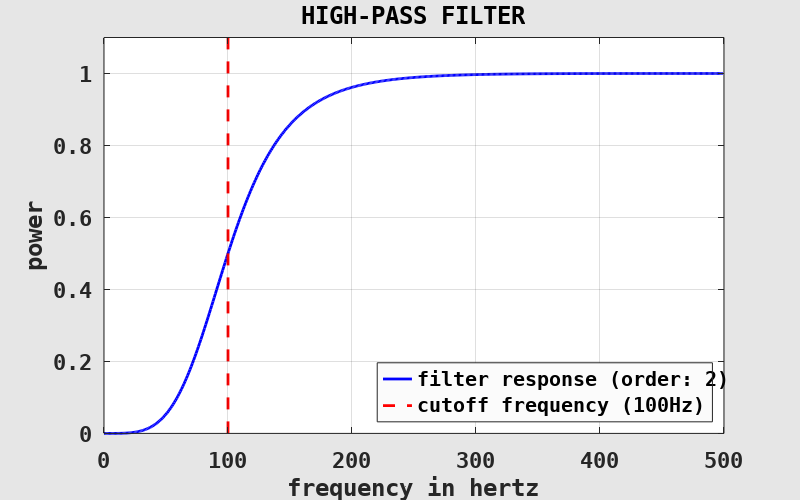
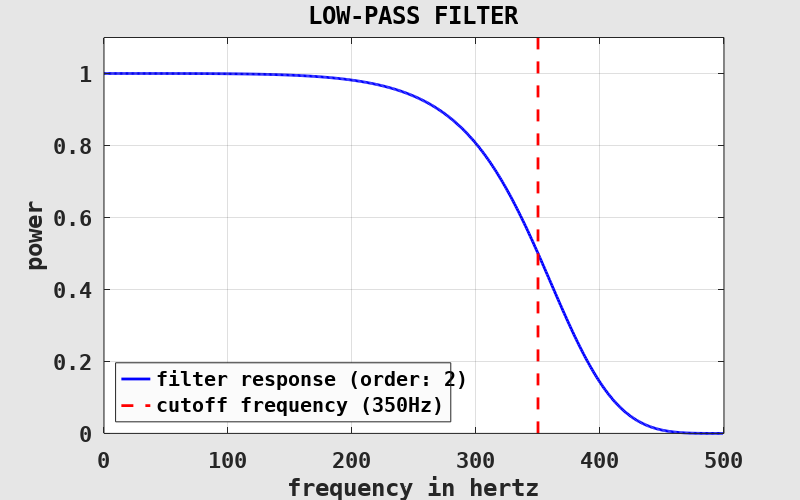

The MATLAB source for these figures, in order:
clearvars( '-except', '-regexp', '^fig\d*$' );

	% -----------------------------------------------------------------------
	% setup commonly used second-order Butterworth filters
	% -----------------------------------------------------------------------
fS = 1000; % sampling rate

m = 2; % filter order
cuthigh = 100; % cutoff frequencies
cutlow = 350;

[bl, al] = butter( m, cutlow / (fS/2), 'low' ); % filter coefficients
[bh, ah] = butter( m, cuthigh / (fS/2), 'high' );

	% -----------------------------------------------------------------------
	% get filter response
	% -----------------------------------------------------------------------
[hl, fl] = freqz( bl, al, 512, fS );
[hh, fh] = freqz( bh, ah, 512, fS );

	% -----------------------------------------------------------------------
	% plot high-pass filter
	% THIS PART IS NOT IMPORTANT FOR FOLLOWING THE LECTURE!
	% -----------------------------------------------------------------------
if exist( 'fig1', 'var' ) ~= 1 || ~ishandle( fig1 ) % prepare figure window
	fig1 = figure( ...
		'Color', [0.9, 0.9, 0.9], 'InvertHardcopy', 'off', ...
		'PaperPosition', [0, 0, 8, 5], ...
		'defaultAxesFontName', 'DejaVu Sans Mono', 'defaultAxesFontSize', 16, 'defaultAxesFontWeight', 'bold', ...
		'defaultAxesNextPlot', 'add', ...
		'defaultAxesBox', 'on', 'defaultAxesLayer', 'top', ...
		'defaultAxesXGrid', 'on', 'defaultAxesYGrid', 'on' );
end

figure( fig1 ); % set and clear current figure
clf( fig1 );

set( fig1, 'Name', 'HIGH-PASS FILTER' ); % set labels
title( get( fig1, 'Name' ) );

xlabel( 'frequency in hertz' );
ylabel( 'power' );

xlim( [0, fS/2] );
ylim( [0, 1] * 1.1 );

plot( fh, abs( hh ).^2, ... % plot filter response
	'Color', 'blue', 'LineWidth', 2 );

plot( [1, 1] * cuthigh, get( gca(), 'XLim' ), ... % plot cutoff frequency
	'Color', 'red', 'Linewidth', 2, 'LineStyle', '--' );

h = legend( ... % show legend
	{sprintf( 'filter response (order: %d)', m ), sprintf( 'cutoff frequency (%.0fHz)', cuthigh )}, ...
	'Location', 'southeast' );
set( h, 'Color', [0.9825, 0.9825, 0.9825] );
	
	% -----------------------------------------------------------------------
	% plot low-pass filter
	% THIS PART IS NOT IMPORTANT FOR FOLLOWING THE LECTURE!
	% -----------------------------------------------------------------------
if exist( 'fig2', 'var' ) ~= 1 || ~ishandle( fig2 ) % prepare figure window
	fig2 = figure( ...
		'Color', [0.9, 0.9, 0.9], 'InvertHardcopy', 'off', ...
		'PaperPosition', [0, 0, 8, 5], ...
		'defaultAxesFontName', 'DejaVu Sans Mono', 'defaultAxesFontSize', 16, 'defaultAxesFontWeight', 'bold', ...
		'defaultAxesNextPlot', 'add', ...
		'defaultAxesBox', 'on', 'defaultAxesLayer', 'top', ...
		'defaultAxesXGrid', 'on', 'defaultAxesYGrid', 'on' );
end

figure( fig2 ); % set and clear current figure
clf( fig2 );

set( fig2, 'Name', 'LOW-PASS FILTER' ); % set labels
title( get( fig2, 'Name' ) );

xlabel( 'frequency in hertz' );
ylabel( 'power' );

xlim( [0, fS/2] );
ylim( [0, 1] * 1.1 );

plot( fl, abs( hl ).^2, ... % plot filter response
	'Color', 'blue', 'LineWidth', 2 );

plot( [1, 1] * cutlow, get( gca(), 'XLim' ), ... % plot cutoff frequency
	'Color', 'red', 'Linewidth', 2, 'LineStyle', '--' );

h = legend( ... % show legend
	{sprintf( 'filter response (order: %d)', m ), sprintf( 'cutoff frequency (%.0fHz)', cutlow )}, ...
	'Location', 'southwest' );
set( h, 'Color', [0.9825, 0.9825, 0.9825] );
	
